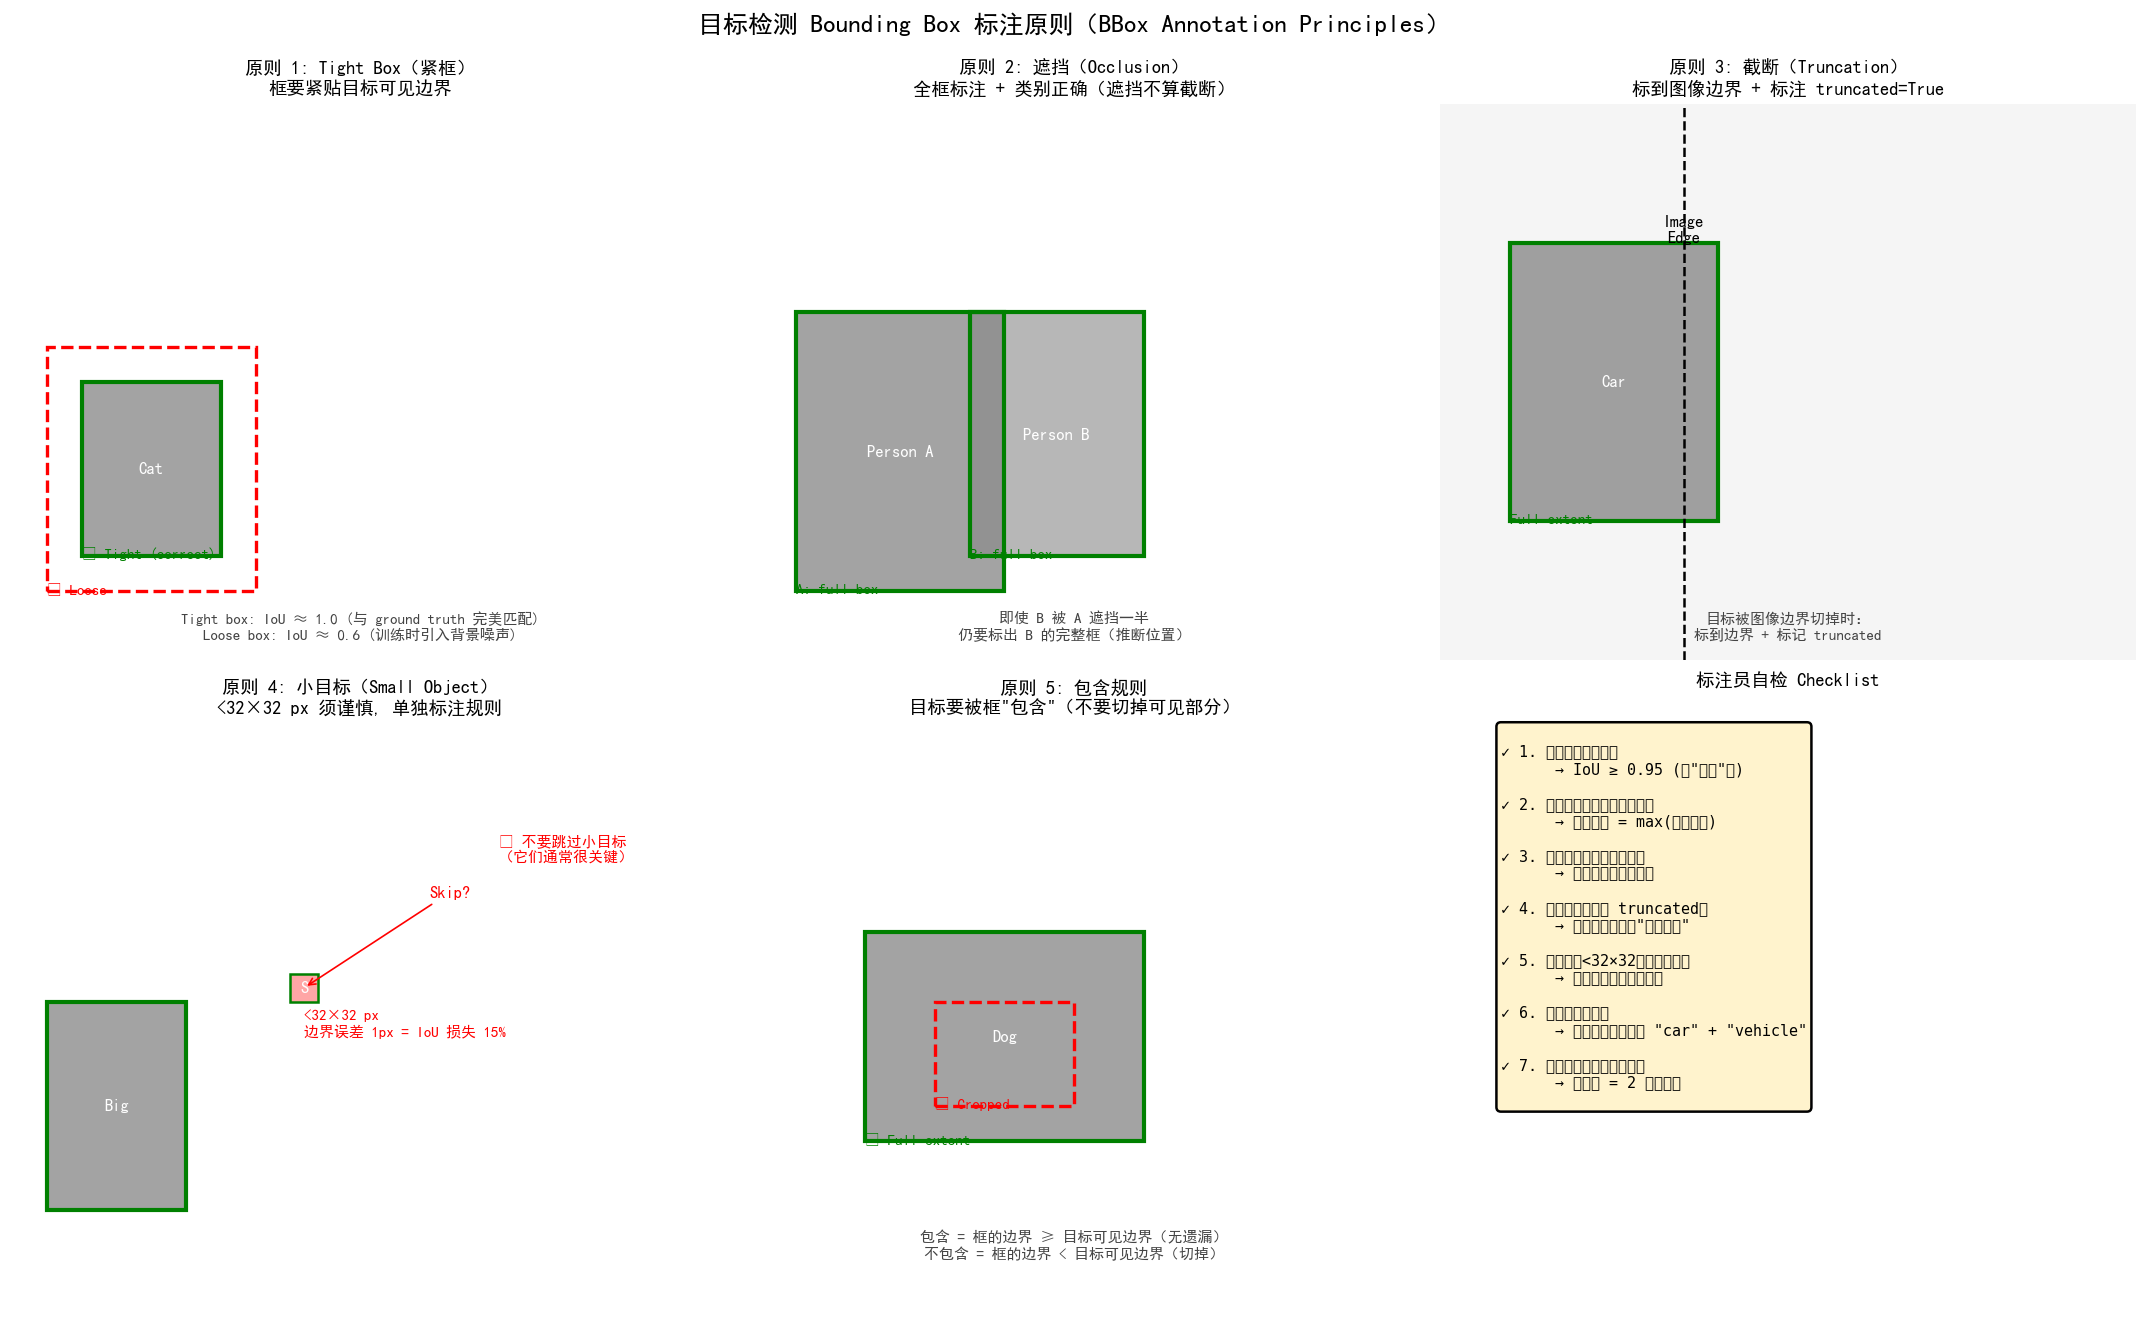

Write the Python code that produced this figure.
"""
Bounding Box Annotation Principles
==================================
Visualizes tight box vs loose box, occlusion/truncation rules,
and small object handling for object detection annotation.

Output: assets/figures/11-1-bbox-annotation-principles.png
"""
import matplotlib.pyplot as plt
import matplotlib.patches as mpatches
from matplotlib.patches import FancyBboxPatch, Rectangle, FancyArrowPatch
import numpy as np


np.random.seed(42)
fig, axes = plt.subplots(2, 3, figsize=(18, 11))
fig.suptitle('目标检测 Bounding Box 标注原则（BBox Annotation Principles）',
             fontsize=15, fontweight='bold', y=0.995)


def draw_bbox(ax, x, y, w, h, color, lw=2, label='', style='-'):
    rect = Rectangle((x, y), w, h, linewidth=lw, edgecolor=color,
                      facecolor='none', linestyle=style)
    ax.add_patch(rect)
    if label:
        ax.text(x, y - 0.04, label, fontsize=9, color=color, fontweight='bold')


def draw_object(ax, x, y, w, h, color='#888', label=''):
    rect = Rectangle((x, y), w, h, linewidth=0, facecolor=color, alpha=0.6)
    ax.add_patch(rect)
    if label:
        ax.text(x + w/2, y + h/2, label, ha='center', va='center', fontsize=10, color='white', fontweight='bold')


# Panel 1: Tight box (correct) vs Loose box (wrong)
ax = axes[0, 0]
ax.set_xlim(0, 10); ax.set_ylim(0, 8)
ax.set_aspect('equal'); ax.axis('off')
ax.set_title('原则 1: Tight Box（紧框）\n框要紧贴目标可见边界', fontsize=11, fontweight='bold')
draw_object(ax, 1, 1.5, 2, 2.5, color='#666', label='Cat')
draw_bbox(ax, 1, 1.5, 2, 2.5, color='green', lw=2.5, label='✓ Tight (correct)')
draw_bbox(ax, 0.5, 1.0, 3, 3.5, color='red', lw=2, style='--', label='✗ Loose')
ax.text(5, 0.3, 'Tight box: IoU ≈ 1.0 (与 ground truth 完美匹配)\nLoose box: IoU ≈ 0.6 (训练时引入背景噪声)', fontsize=9, ha='center', color='#444')


# Panel 2: Occlusion handling
ax = axes[0, 1]
ax.set_xlim(0, 10); ax.set_ylim(0, 8)
ax.set_aspect('equal'); ax.axis('off')
ax.set_title('原则 2: 遮挡（Occlusion）\n全框标注 + 类别正确（遮挡不算截断）',
             fontsize=11, fontweight='bold')
draw_object(ax, 1, 1, 3, 4, color='#666', label='Person A')
draw_object(ax, 3.5, 1.5, 2.5, 3.5, color='#888', label='Person B')
draw_bbox(ax, 1, 1, 3, 4, color='green', lw=2.5, label='A: full box')
draw_bbox(ax, 3.5, 1.5, 2.5, 3.5, color='green', lw=2.5, label='B: full box')
ax.text(5, 0.3, '即使 B 被 A 遮挡一半\n仍要标出 B 的完整框（推断位置）',
        fontsize=9, ha='center', color='#444')


# Panel 3: Truncation handling
ax = axes[0, 2]
ax.set_xlim(0, 10); ax.set_ylim(0, 8)
ax.set_aspect('equal'); ax.axis('off')
ax.set_title('原则 3: 截断（Truncation）\n标到图像边界 + 标注 truncated=True',
             fontsize=11, fontweight='bold')
ax.add_patch(Rectangle((0, 0), 10, 8, linewidth=0, facecolor='#F5F5F5', zorder=0))
ax.plot([3.5, 3.5], [0, 8], 'k--', lw=1.5)
draw_object(ax, 1, 2, 3, 4, color='#666', label='Car')
draw_bbox(ax, 1, 2, 3, 4, color='green', lw=2.5, label='Full extent')
ax.text(3.5, 6, 'Image\nEdge', ha='center', fontsize=10, color='black', fontweight='bold')
ax.text(5, 0.3, '目标被图像边界切掉时：\n标到边界 + 标记 truncated',
        fontsize=9, ha='center', color='#444')


# Panel 4: Small object handling
ax = axes[1, 0]
ax.set_xlim(0, 10); ax.set_ylim(0, 8)
ax.set_aspect('equal'); ax.axis('off')
ax.set_title('原则 4: 小目标（Small Object）\n<32×32 px 须谨慎, 单独标注规则',
             fontsize=11, fontweight='bold')
# Big object
draw_object(ax, 0.5, 1, 2, 3, color='#666', label='Big')
draw_bbox(ax, 0.5, 1, 2, 3, color='green', lw=2.5)
# Small object
draw_object(ax, 4, 4, 0.4, 0.4, color='#FF6B6B', label='S')
draw_bbox(ax, 4, 4, 0.4, 0.4, color='green', lw=1.5)
ax.text(4.2, 3.5, '<32×32 px\n边界误差 1px = IoU 损失 15%',
        fontsize=9, color='red')
# 标注员偏好示意
ax.annotate('Skip?', xy=(4.2, 4.2), xytext=(6, 5.5),
            arrowprops=dict(arrowstyle='->', color='red'),
            fontsize=10, color='red', fontweight='bold')
ax.text(7, 6, '✗ 不要跳过小目标\n（它们通常很关键）', fontsize=9, color='red', fontweight='bold')


# Panel 5: Inclusion rules
ax = axes[1, 1]
ax.set_xlim(0, 10); ax.set_ylim(0, 8)
ax.set_aspect('equal'); ax.axis('off')
ax.set_title('原则 5: 包含规则\n目标要被框"包含"（不要切掉可见部分）',
             fontsize=11, fontweight='bold')
draw_object(ax, 2, 2, 4, 3, color='#666', label='Dog')
draw_bbox(ax, 2, 2, 4, 3, color='green', lw=2.5, label='✓ Full extent')
draw_bbox(ax, 3, 2.5, 2, 1.5, color='red', lw=2, style='--', label='✗ Cropped')
ax.text(5, 0.3, '包含 = 框的边界 ≥ 目标可见边界（无遗漏）\n不包含 = 框的边界 < 目标可见边界（切掉）',
        fontsize=9, ha='center', color='#444')


# Panel 6: Self-check checklist
ax = axes[1, 2]
ax.set_xlim(0, 10); ax.set_ylim(0, 10)
ax.set_aspect('equal'); ax.axis('off')
ax.set_title('标注员自检 Checklist', fontsize=11, fontweight='bold')

checklist = """
✓ 1. 框是否紧贴目标？
      → IoU ≥ 0.95 (与"理想"框)

✓ 2. 框是否包含全部可见像素？
      → 框的边界 = max(目标像素)

✓ 3. 遮挡目标是否推断全框？
      → 不能因为遮挡就裁切

✓ 4. 截断目标是否标 truncated？
      → 否则模型学不会"边界目标"

✓ 5. 小目标（<32×32）是否漏标？
      → 训练中难例，但必须标

✓ 6. 类别是否互斥？
      → 一辆车不能同时是 "car" + "vehicle"

✓ 7. 重叠目标是否各标各的？
      → 两个人 = 2 个独立框
"""
ax.text(0.3, 9.5, checklist, fontsize=9, family='monospace', va='top',
        bbox=dict(boxstyle='round', facecolor='#FFF3CD', edgecolor='black', lw=1.5))

plt.tight_layout()
plt.savefig('assets/figures/11-1-bbox-annotation-principles.png', dpi=120, bbox_inches='tight', facecolor='white')
print('  ✓ Saved: assets/figures/11-1-bbox-annotation-principles.png')
